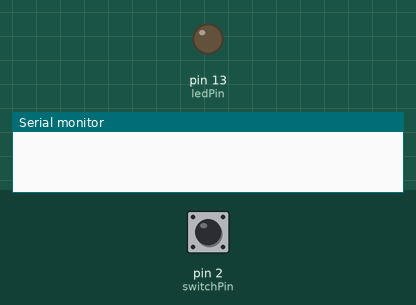
Simulated run of this sketch. Board: Arduino Uno, built with avr-gcc and run on an emulated ATmega328P. On the bench: output pins drawn as LEDs (lit = HIGH), the last lines printed to the serial monitor. Dashed ring = blinking. The test bench sets the inputs (shaded band); at power-on: pin 2 (switchPin) LOW.

Above: at 1.2 s.
1.3 s: pin 2 (switchPin) pulled HIGH for 0.15 s
At 1.8 s:
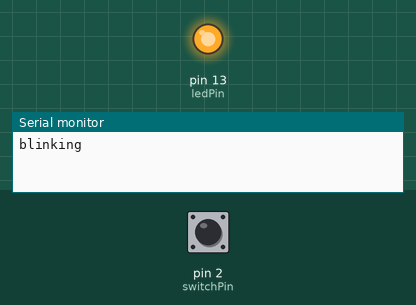
4.4 s: pin 2 (switchPin) pulled HIGH for 1 s
At 5.5 s:
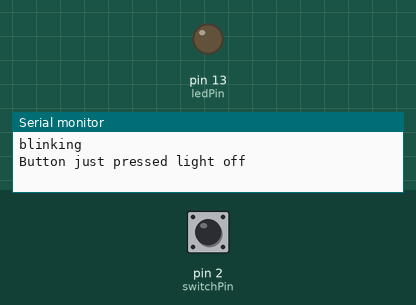
6.9 s: pin 2 (switchPin) pulled HIGH for 3.2 s
At 10.9 s:
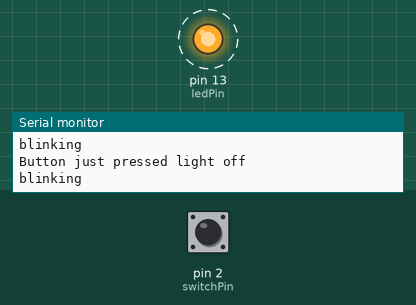
Timing chart, 0 to 19.1 s (numbered marks = the images above; inputs shaded):
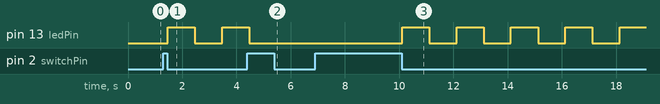

Measured:
- after the input at 1.3 s, pin 13 (ledPin): LOW → HIGH after 0.16 s, → LOW 1.0 s later, → HIGH 1.0 s later
- after the input at 4.4 s, pin 13 (ledPin): goes on until 4.5 s, then stays LOW
- after the input at 6.9 s, pin 13 (ledPin): alternates HIGH for 1.0 s and LOW for 1.0 s, starting after 3.2 s

The sketch:

HAWSE_DEbounce.ino
```cpp
const int switchPin = 2; // swithc monitors pin 2
const int ledPin = 13; // led is on pin 13
int buttonState;
int lightState = 0;
int blinkState = LOW;
long previousMillis= 0;
long interval = 1000;
unsigned long currentMillis = 0;
//
void setup() {
  // put your setup code here, to run once:
pinMode(2,INPUT);
pinMode(ledPin,OUTPUT);
Serial.begin(9600);
buttonState= digitalRead(2);

}

void loop() {
  // put your main code here, to run repeatedly:
int  val= digitalRead(2);
delay(10);
int val2 = digitalRead(2);
if (val == val2){
  if (val != buttonState){
    if (val == LOW) {
     if (lightState == 0) {
      lightState = 1;
      Serial.println("blinking");
      currentMillis=0;
      previousMillis=0;
      blinkState= LOW;
     }
      else{
      lightState = 0;
      digitalWrite(ledPin,LOW);
      blinkState= LOW;
      Serial.println("Button just pressed light off");
    }
  }
  }

    }
if (lightState == 1) {
  currentMillis = millis();
  if (currentMillis - previousMillis > interval) {
    previousMillis = currentMillis;
    if(blinkState == LOW)
    blinkState = HIGH;
    else
    blinkState = LOW;
digitalWrite(ledPin,blinkState);
  }
}
buttonState= val;
}
```
